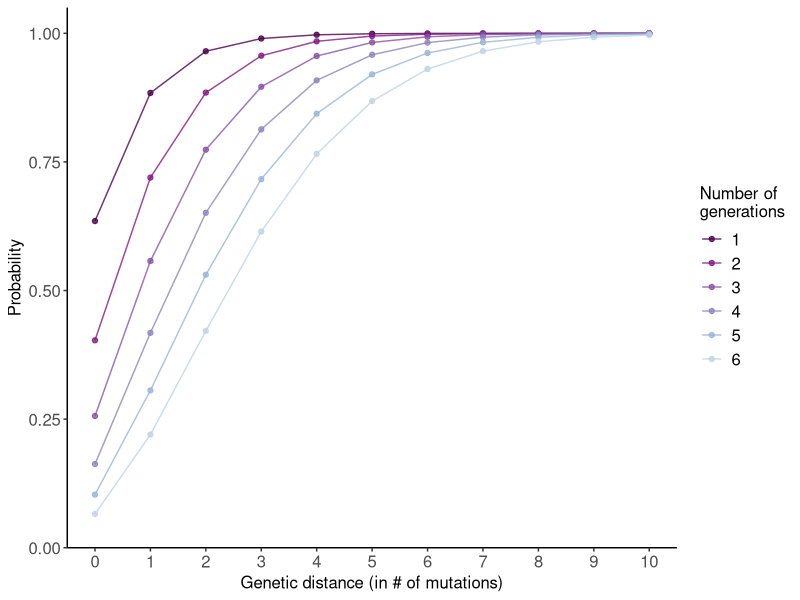

Write R code to recreate this figure.
library(dplyr)
library(ggplot2)
library(RColorBrewer)

## Function to compute the probability for individuals being n_gen_away of having sequences at a given genetic distance
get_proba_m_mutations <- function(n_max_mutations, mutations_per_day,
                                  mean_gen_time, sd_gen_time,
                                  n_gen_away = 1){
  
  ## n_max_mutations: Upper bound for number of mutations for which this probability is computed
  ## mutations_per_day: pathogen mutation rate (in mutations per day)
  ## mean_gen_time: mean generation time (in days)
  ## sd_gen_time: SD for the generation time (in days)
  ## n_gen_away: number of generations separating two individuals
  
  ## Parameters of the Gamma distribution used for the generation time
  alpha_gen_time <- (mean_gen_time^2) / (sd_gen_time)^2
  beta_gen_time <- mean_gen_time / (sd_gen_time)^2
  
  ## Derive the probability density vector
  vec_m <- 0:n_max_mutations
  tmp_ratio <- beta_gen_time / (mutations_per_day + beta_gen_time)
  vec_density <- sapply(vec_m, FUN = function(nb_mutations_away_obs){
    dnbinom(x = nb_mutations_away_obs, size = alpha_gen_time*n_gen_away, prob = tmp_ratio)
  })
  
  vec_proba <- vec_density/sum(vec_density)
  
  df_res <- tibble(n_mutations_away = vec_m,
                   proba = vec_density)
  
  return(df_res)
}

## Parameters used for the simulation of a SARS-CoV-2 like virus
mutation_rate_per_day <- 32.765 / 365
1/mutation_rate_per_day
mean_gen_time <- 5.9
sd_gen_time <- 4.8

vec_nb_gen_away <- 1:6
df_proba <- Reduce('bind_rows', lapply(vec_nb_gen_away, FUN = function(curr_n_gen_away){
  get_proba_m_mutations(n_max_mutations = 40, mutation_rate_per_day,
                        mean_gen_time, sd_gen_time,
                        n_gen_away = curr_n_gen_away) %>% 
    mutate(g_gen = curr_n_gen_away)
}))

plt_relationship_proba_mutation <- df_proba %>% 
  group_by(g_gen) %>% arrange(n_mutations_away) %>% mutate(cum_proba = cumsum(proba)) %>% 
  filter(n_mutations_away <= 10) %>% 
  ggplot(aes(x = as.factor(n_mutations_away),
             y = cum_proba, group = g_gen, colour = as.factor(g_gen))) +
  geom_line(alpha = 0.8) +
  geom_point(alpha = 0.8) +
  scale_x_discrete(name = 'Genetic distance (in # of mutations)',
                   expand = expansion(mult = c(0.05, 0.05))) +
  scale_y_continuous(name = 'Probability', limits = c(0., 1.),
                     expand = expansion(mult = c(0., 0.05))) +
  scale_colour_manual(values = colorRampPalette(colors = brewer.pal(9, 'BuPu')[-(1:2)] %>% rev())(6),
                      name = 'Number of\ngenerations') +
  theme_classic() +
  theme(legend.position.inside = c(0.8, 0.4),
        legend.background = element_blank(),
        axis.text = element_text(size = 12),
        legend.text = element_text(size = 12),
        legend.title = element_text(size = 12),
        axis.title = element_text(size = 12)) +
  guides(colour = guide_legend(ncol = 1))

plot(plt_relationship_proba_mutation)
